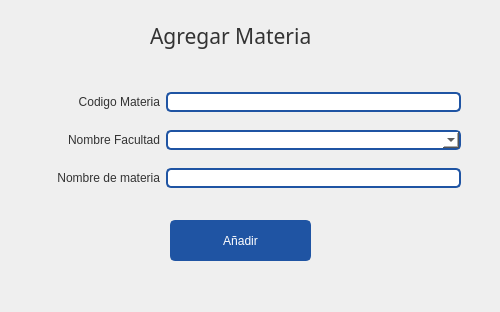
<?xml version="1.0" encoding="UTF-8"?>
<ui version="4.0">
 <class>CargarMateria</class>
 <widget class="QWidget" name="CargarMateria">
  <property name="windowModality">
   <enum>Qt::ApplicationModal</enum>
  </property>
  <property name="geometry">
   <rect>
    <x>0</x>
    <y>0</y>
    <width>500</width>
    <height>312</height>
   </rect>
  </property>
  <property name="minimumSize">
   <size>
    <width>500</width>
    <height>270</height>
   </size>
  </property>
  <property name="maximumSize">
   <size>
    <width>3000</width>
    <height>3000</height>
   </size>
  </property>
  <property name="windowTitle">
   <string>Cargar Materia</string>
  </property>
  <property name="windowIcon">
   <iconset resource="../resources.qrc">
    <normaloff>:/icons/images/icons/cil-pencil.png</normaloff>:/icons/images/icons/cil-pencil.png</iconset>
  </property>
  <property name="styleSheet">
   <string notr="true">QWidget{
	color: #333;
	font: 9pt &quot;Segoe UI&quot;;
}
/* ----------------- LineEdit  ----------------- */
QLineEdit {
	border-radius: 5px;
	border: 2px solid #1F54A3;
	padding-left: 10px;
	selection-color: white;
	selection-background-color: #2A3C57;
    color: black;
}
QLineEdit:hover {
	border: 2px solid rgb(98, 114, 164);
}
QLineEdit:focus {
	border: 2px solid #2A3C57;
}



/* ----------------- Button ----------------- */
QPushButton {
	border: 2px solid #1F54A3;
	border-radius: 5px;	
	background-color: #1F54A3;
	color:white;
}
 QPushButton:hover {
	background-color: #286FD6;
	border: 2px solid #286FD6;
}
 QPushButton:pressed {	
	background-color: #2A3C57;
	border: 2px solid #2A3C57;
}

/* ----------------- CheckBox ----------------- */

QCheckBox::indicator {
	border : 1px solid #6272a4;
	width: 15px;
	height: 15px;
	border-radius: 15px;
    background: #6272a4;
}
QCheckBox::indicator:hover {
	background-color: #286FD6;
	border : 1px solid #286FD6;
}
QCheckBox::indicator:checked {
	border : 1px solid #1F54A3;
    background: 3px solid #1F54A3;	
	background-image: url(:/icons/images/icons/cil-check-alt.png);
}


/* ----------------- QDateEdit ----------------- */
QDateTimeEdit{
	background-color: white;
	border-radius: 5px;
	border: 2px solid #1F54A3;
    color: black;
}
QDateTimeEdit:hover{
	border: 2px solid #7284b9;
}

QDateTimeEdit:focus {
	border: 2px solid #2A3C57;
}


QDateTimeEdit::up-button {
    border-image: url(:/icons/images/icons/cil-arrow-top.png); 
}

QDateTimeEdit::down-button {
    border-image: url(:/icons/images/icons/cil-arrow-bottom.png);
}














</string>
  </property>
  <widget class="QLabel" name="label">
   <property name="geometry">
    <rect>
     <x>150</x>
     <y>0</y>
     <width>221</width>
     <height>71</height>
    </rect>
   </property>
   <property name="font">
    <font>
     <family>Microsoft YaHei UI Light</family>
     <pointsize>16</pointsize>
     <weight>3</weight>
     <italic>false</italic>
     <bold>false</bold>
    </font>
   </property>
   <property name="styleSheet">
    <string notr="true">font: 25 16pt &quot;Microsoft YaHei UI Light&quot;;</string>
   </property>
   <property name="text">
    <string>Agregar Materia</string>
   </property>
  </widget>
  <widget class="QWidget" name="gridLayoutWidget">
   <property name="geometry">
    <rect>
     <x>20</x>
     <y>80</y>
     <width>441</width>
     <height>121</height>
    </rect>
   </property>
   <layout class="QGridLayout" name="gridLayout">
    <item row="1" column="0">
     <widget class="QLabel" name="label_10">
      <property name="text">
       <string>Nombre Facultad</string>
      </property>
      <property name="alignment">
       <set>Qt::AlignRight|Qt::AlignTrailing|Qt::AlignVCenter</set>
      </property>
     </widget>
    </item>
    <item row="2" column="0">
     <widget class="QLabel" name="label_8">
      <property name="text">
       <string>Nombre de materia</string>
      </property>
      <property name="alignment">
       <set>Qt::AlignRight|Qt::AlignTrailing|Qt::AlignVCenter</set>
      </property>
     </widget>
    </item>
    <item row="2" column="1">
     <widget class="QLineEdit" name="txt_siglas">
      <property name="enabled">
       <bool>true</bool>
      </property>
      <property name="minimumSize">
       <size>
        <width>0</width>
        <height>0</height>
       </size>
      </property>
      <property name="maximumSize">
       <size>
        <width>295</width>
        <height>16777215</height>
       </size>
      </property>
     </widget>
    </item>
    <item row="0" column="1">
     <widget class="QLineEdit" name="txt_codfacultad">
      <property name="enabled">
       <bool>true</bool>
      </property>
      <property name="minimumSize">
       <size>
        <width>0</width>
        <height>0</height>
       </size>
      </property>
      <property name="maximumSize">
       <size>
        <width>295</width>
        <height>16777215</height>
       </size>
      </property>
      <property name="clearButtonEnabled">
       <bool>false</bool>
      </property>
     </widget>
    </item>
    <item row="0" column="0">
     <widget class="QLabel" name="label_11">
      <property name="text">
       <string>Codigo Materia</string>
      </property>
      <property name="alignment">
       <set>Qt::AlignRight|Qt::AlignTrailing|Qt::AlignVCenter</set>
      </property>
     </widget>
    </item>
    <item row="1" column="1">
     <widget class="QComboBox" name="cbo_facultad">
      <property name="styleSheet">
       <string notr="true">/* ----------------- QComboBox ----------------- */
QComboBox{
	background-color: white;
	border-radius: 5px;
	border: 2px solid #1F54A3;
    color: black;
}
QComboBox:hover{
	border: 2px solid #7284b9;
}
QComboBox::drop-down {
	subcontrol-origin: padding;
	subcontrol-position: top right;
	width: 25px; 
	border-left-width: 3px;
	border-left-color: white;
	border-left-style: solid;
	border-top-right-radius: 3px;
	background-image:url(:/icons/images/icons/cil-arrow-bottom.png);
	border-bottom-right-radius: 3px;	
	background-position: center;
	background-repeat: no-reperat;
 }

QComboBox QAbstractItemView {
	color: white;	
	background-color: #1F54A3;
	
	selection-background-color: #1F54A3;
}

</string>
      </property>
     </widget>
    </item>
   </layout>
  </widget>
  <widget class="QPushButton" name="btn_AnadirFacultad">
   <property name="geometry">
    <rect>
     <x>170</x>
     <y>220</y>
     <width>141</width>
     <height>41</height>
    </rect>
   </property>
   <property name="minimumSize">
    <size>
     <width>116</width>
     <height>32</height>
    </size>
   </property>
   <property name="text">
    <string>Añadir</string>
   </property>
  </widget>
 </widget>
 <tabstops>
  <tabstop>btn_AnadirFacultad</tabstop>
 </tabstops>
 <resources>
  <include location="../resources.qrc"/>
 </resources>
 <connections/>
</ui>
